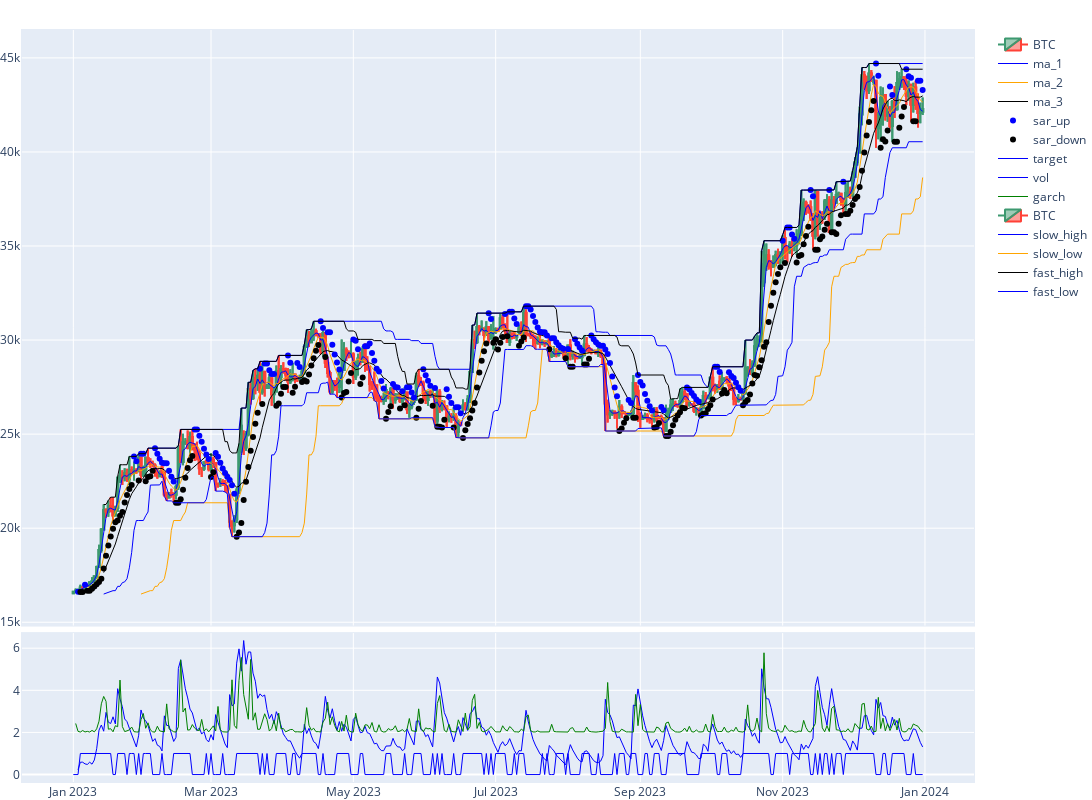

Notebook source saved alongside this figure:
### Code cell
from utils.plot import *

#fig = make_subplots(rows = 2, cols = 1, shared_xaxes = True, row_heights = [0.8, 0.2], vertical_spacing = 0.01)
#shared_xaxes=True, row_heights=[0.6, 0.2, 0.2]
fig.add_trace(
    go.Candlestick(
        x = data.index , open = data.open, close = data.close,
        high = data.high, low = data.low, name = SYMBOL,
        yaxis='y1'
    ),
    col = 1, row = 1
)


add_line(fig, x=data.index, y=data['slow_high'], name='slow_high', color='blue')
add_line(fig, x=data.index, y=data['slow_low'], name='slow_low', color='orange')
add_line(fig, x=data.index, y=data['fast_high'], name='fast_high', color='black')
add_line(fig, x=data.index, y=data['fast_low'], name='fast_low', color='blue')
#add_mark(fig, x=data.index, y=data['fast_low'], name='fast_low', color='blue')


fig.update_xaxes(rangeslider_visible = False , col =1, row =1)

fig.update_xaxes(showspikes=True)
fig.update_yaxes(showspikes=True)

#Fig = go.FigureWidget(fig)
fig.update_layout(height = 800 , width =1500,
                  margin=dict(
                        l=5, r=0, b=10, t=30,
                        pad=1
                    ),
                  showlegend=True,
                  )
fig.show()

### Figure 1 — Plotly figure (JSON) as saved in the notebook; plotly's stock layout.template omitted (floating-point values rounded to 4 significant figures; data arrays with more than 128 entries replaced by an {"elided": "..."} marker saying what was removed)
{"data": [{"close": {"elided": "365 float values"}, "high": {"elided": "365 float values"}, "low": {"elided": "365 float values"}, "name": "BTC", "open": {"elided": "365 float values"}, "type": "candlestick", "x": {"elided": "365 str values"}, "xaxis": "x", "yaxis": "y"}, {"line": {"color": "blue", "width": 1}, "name": "ma_1", "type": "scatter", "x": {"elided": "365 str values"}, "xaxis": "x", "y": {"elided": "365 float values"}, "yaxis": "y"}, {"line": {"color": "orange", "width": 1}, "name": "ma_2", "type": "scatter", "x": {"elided": "365 str values"}, "xaxis": "x", "y": {"elided": "365 float values"}, "yaxis": "y"}, {"line": {"color": "black", "width": 1}, "name": "ma_3", "type": "scatter", "x": {"elided": "365 str values"}, "xaxis": "x", "y": {"elided": "365 float values"}, "yaxis": "y"}, {"line": {"color": "blue", "width": 1}, "mode": "markers", "name": "sar_up", "type": "scatter", "x": {"elided": "365 str values"}, "xaxis": "x", "y": {"elided": "365 float values"}, "yaxis": "y"}, {"line": {"color": "black", "width": 1}, "mode": "markers", "name": "sar_down", "type": "scatter", "x": {"elided": "365 str values"}, "xaxis": "x", "y": {"elided": "365 float values"}, "yaxis": "y"}, {"line": {"color": "blue", "width": 1}, "name": "target", "type": "scatter", "x": {"elided": "365 str values"}, "xaxis": "x2", "y": {"elided": "365 int values"}, "yaxis": "y2"}, {"line": {"color": "blue", "width": 1}, "name": "vol", "type": "scatter", "x": {"elided": "365 str values"}, "xaxis": "x2", "y": {"elided": "365 float values"}, "yaxis": "y2"}, {"line": {"color": "green", "width": 1}, "name": "garch", "type": "scatter", "x": {"elided": "365 str values"}, "xaxis": "x2", "y": {"elided": "365 float values"}, "yaxis": "y2"}, {"close": {"elided": "365 float values"}, "high": {"elided": "365 float values"}, "low": {"elided": "365 float values"}, "name": "BTC", "open": {"elided": "365 float values"}, "type": "candlestick", "x": {"elided": "365 str values"}, "xaxis": "x", "yaxis": "y"}, {"line": {"color": "blue", "width": 1}, "name": "slow_high", "type": "scatter", "x": {"elided": "365 str values"}, "xaxis": "x", "y": {"elided": "365 float values"}, "yaxis": "y"}, {"line": {"color": "orange", "width": 1}, "name": "slow_low", "type": "scatter", "x": {"elided": "365 str values"}, "xaxis": "x", "y": {"elided": "365 float values"}, "yaxis": "y"}, {"line": {"color": "black", "width": 1}, "name": "fast_high", "type": "scatter", "x": {"elided": "365 str values"}, "xaxis": "x", "y": {"elided": "365 float values"}, "yaxis": "y"}, {"line": {"color": "blue", "width": 1}, "name": "fast_low", "type": "scatter", "x": {"elided": "365 str values"}, "xaxis": "x", "y": {"elided": "365 float values"}, "yaxis": "y"}], "layout": {"height": 800, "margin": {"b": 10, "l": 5, "pad": 1, "r": 0, "t": 30}, "showlegend": true, "width": 1500, "xaxis": {"anchor": "y", "domain": [0, 1], "matches": "x2", "rangeslider": {"visible": false}, "showspikes": true, "showticklabels": false}, "xaxis2": {"anchor": "y2", "domain": [0, 1], "showspikes": true}, "yaxis": {"anchor": "x", "domain": [0.208, 1], "showspikes": true}, "yaxis2": {"anchor": "x2", "domain": [0, 0.198], "showspikes": true}}}
